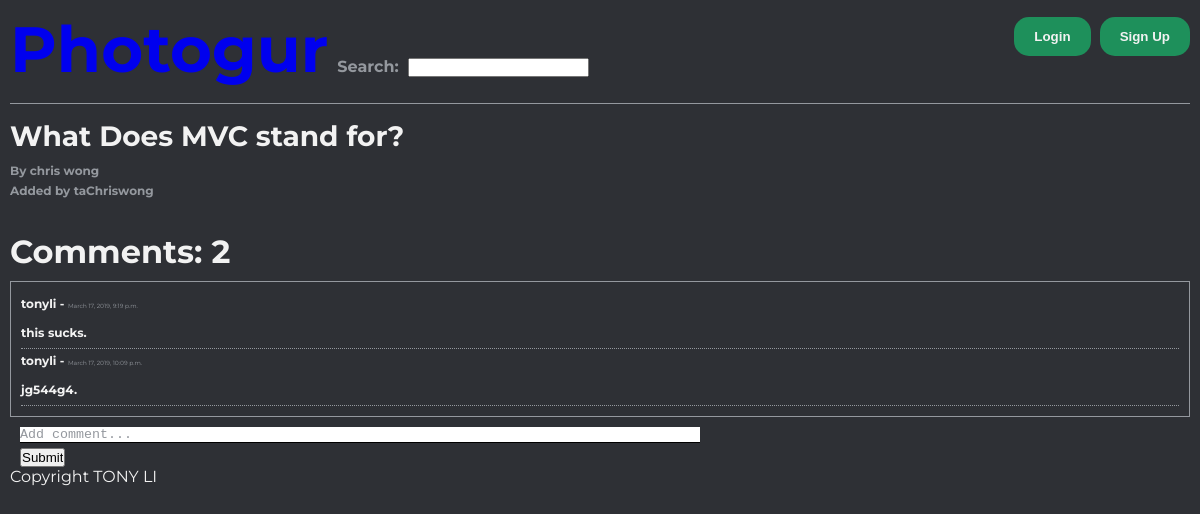
The page /pictures/16 on the database its author committed.
### photogur/models.py (models this page shows, shortened)
class Picture(models.Model):
    title = models.CharField(max_length=255)
    artist = models.CharField(max_length=255)
    url = models.CharField(max_length=255)
    user = models.ForeignKey(User, on_delete=models.CASCADE, related_name='pictures', default=1)

class Comment(models.Model):
    name = models.CharField(max_length=255) #need to delete later but done know hwo to delete as of right now
    created_at = models.DateTimeField(auto_now_add=True)
    message = models.TextField()
    picture = models.ForeignKey(Picture, on_delete=models.CASCADE, related_name='comments')
    user = models.ForeignKey(User, on_delete=models.CASCADE, related_name='comments', default=1)

### photogur/views.py (the view)
# urls.py: path('pictures/<int:id>', picture_show, name='picture_details'),
def picture_show(request, id):
    picture = Picture.objects.get(pk=id)
    comments = picture.comments.all()
    if request.method == 'POST':
        comment_form = CommentForm(request.POST)
        if comment_form.is_valid():
            new_comment = comment_form.save()
            return HttpResponseRedirect('/pictures/{}'.format(id))
        else:
            pass #some error
    else:
        comment_form = CommentForm(initial={'picture': id, 'user': request.user, 'name': 'placeholder'})
    context = {
        'picture': picture,
        'comments': comments,
        'comment_form': comment_form
    }
    response = render(request, 'picture.html', context)
    return HttpResponse(response)

### photogur/forms.py
class CommentForm(ModelForm):
    class Meta:
        model = Comment
        widgets = {
            'picture': forms.HiddenInput(),
            'user': forms.HiddenInput(),
            'name': forms.HiddenInput()
        }
        fields = [
            'name',
            'message',
            'picture',
            'user'
        ]

### photogur/templates/picture.html (shortened to what this page needs)
{% extends 'base.html' %}
{% block content %}
  <div class="title">
    <h2> {{picture.title}} </h2>
    <h3> By {{picture.artist}} </h3>
    <h3> Added by {{ picture.user }}</h3>
  </div>
  <div class="individual-image">
  </div>
  <h1 class="comment-count">Comments: {{ picture.comments.count }}</h1>
  <div class="comment-section">
    <ul>
      {% for comment in comments %}
        <li>
          <h3>{{ comment.user }} - <span>{{ comment.created_at }}</span></h3>
          <h4>{{ comment.message }}.</h4>
        </li>
      {% endfor %}
    </ul>
  </div>
  <div class="comment-post">
    <form action="{% url 'picture_details' id=picture.pk %}" method="post">
      <p>
        <textarea placeholder="Add comment..." name="message" cols="40" rows="5" required="" id="id_message"></textarea>
      </p>
      <input type="submit" name="Add" id="">
    </form>
  </div>
  {% endblock %}

### photogur/static/css/main.css (style rules this page uses)
* { box-sizing: border-box; list-style: none; margin: 0; padding: 0; }
html { height: 100%; background: #2e3035; }
body { padding: 10px; font-family: 'Montserrat', sans-serif; position: relative; height: 100%; color: #f2f2f2; }
li { list-style: none; display: inline-block; }
.title h3 { padding-bottom: 5px; color: #94989e; font-size: 0.75em; }
.title h2 { font-size: 1.75em; padding-bottom: 10px; font-weight: 700; }
span { font-size: 0.5em; }
.comment-count { margin-top: 10px; }
.comment-section li { display: block; line-height: 2; border-bottom: 1px dotted #94989e; }
.comment-section ul { border: solid #94989e; padding: 10px; border-width: 1px; margin: 10px 0; }
.comment-section li h3 { font-size: 0.75em; font-weight: 700; }
.comment-section li h3 span { font-size: 0.5em; color: #94989e; font-weight: 400; }
.comment-section li h4 { font-size: 0.75em; display: inline-block; }
.comment-post { margin: 0 10px; }
.comment-post form p textarea { width: 680px; height: 16px; resize: none; border: none; border-bottom: 1px solid; outline: none; }
.comment-post form p textarea::placeholder { color: #94989e; }

### rows shown on the page
Picture: title "What Does MVC stand for?", artist "chris wong", user "taChriswong", comments.count "2"
Comment: user "tonyli", created_at "March 17, 2019, 9:19 p.m.", message "this sucks"
Comment: user "tonyli", created_at "March 17, 2019, 10:09 p.m.", message "jg544g4"
